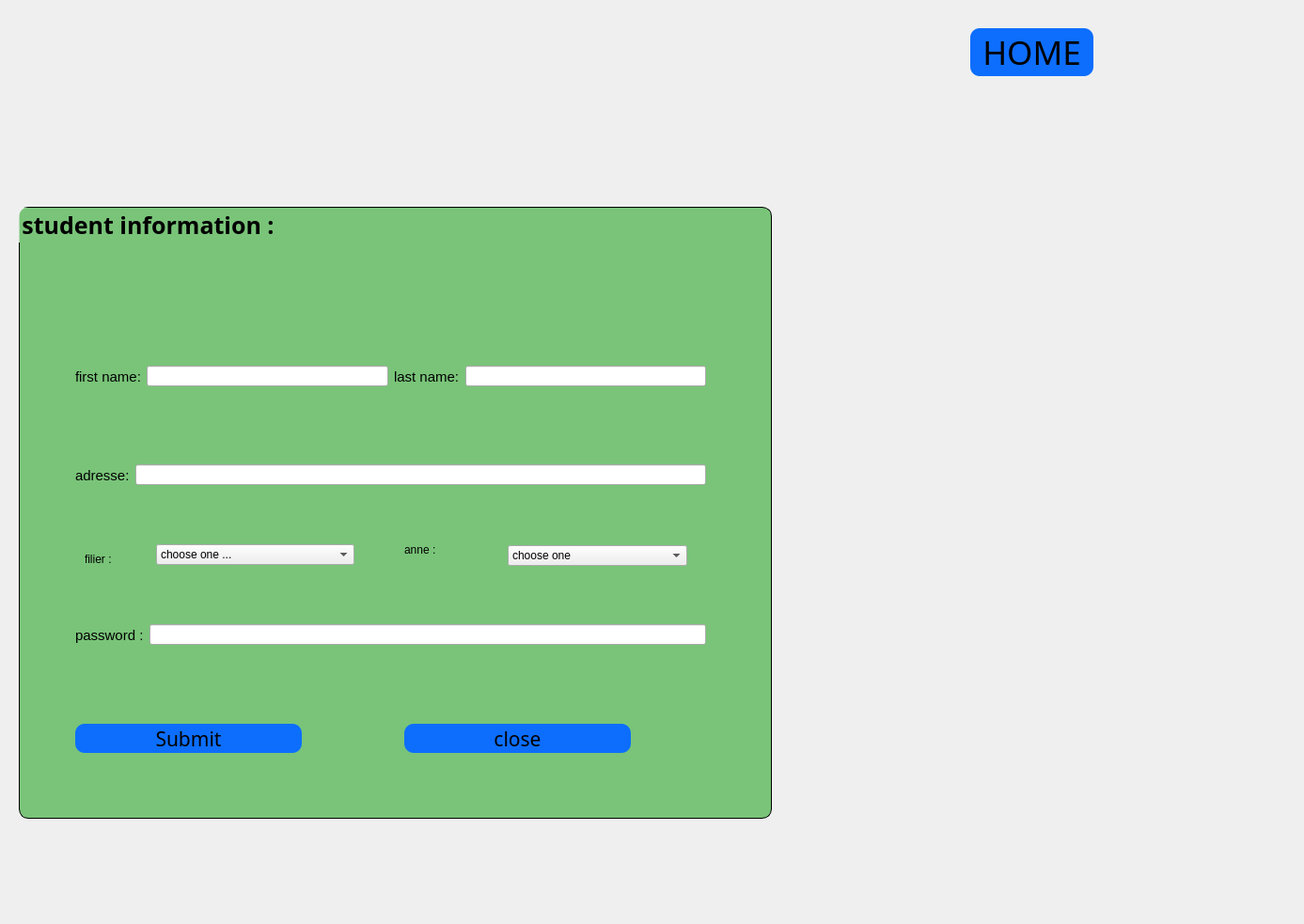
<?xml version="1.0" encoding="UTF-8"?>
<ui version="4.0">
 <class>test</class>
 <widget class="QDialog" name="test">
  <property name="geometry">
   <rect>
    <x>0</x>
    <y>0</y>
    <width>1387</width>
    <height>983</height>
   </rect>
  </property>
  <property name="windowTitle">
   <string>add student</string>
  </property>
  <property name="windowIcon">
   <iconset resource="logo.qrc">
    <normaloff>:/new/prefix1/images/294-2947101_add-student-clip-art-at-clker-add-student.png</normaloff>:/new/prefix1/images/294-2947101_add-student-clip-art-at-clker-add-student.png</iconset>
  </property>
  <property name="styleSheet">
   <string notr="true">#centralWidget{
border-image: url(&quot;/image/main.png&quot;)
}</string>
  </property>
  <widget class="QWidget" name="widget" native="true">
   <property name="geometry">
    <rect>
     <x>-20</x>
     <y>0</y>
     <width>1411</width>
     <height>981</height>
    </rect>
   </property>
   <property name="styleSheet">
    <string notr="true">#widget{
border-image:url(:/image/mainaddstudent.png)
}</string>
   </property>
   <widget class="QGroupBox" name="groupBox">
    <property name="geometry">
     <rect>
      <x>40</x>
      <y>220</y>
      <width>801</width>
      <height>651</height>
     </rect>
    </property>
    <property name="font">
     <font>
      <family>Aref_Menna</family>
      <pointsize>-1</pointsize>
      <weight>75</weight>
      <bold>true</bold>
     </font>
    </property>
    <property name="styleSheet">
     <string notr="true">#groupBox{
font-size : 25px;
background-color:rgba(0, 152, 0, 0.496);
border: 1px solid black;
border-radius: 10%;
}</string>
    </property>
    <property name="title">
     <string>student information :</string>
    </property>
    <widget class="QPushButton" name="pushButton">
     <property name="geometry">
      <rect>
       <x>60</x>
       <y>550</y>
       <width>241</width>
       <height>31</height>
      </rect>
     </property>
     <property name="font">
      <font>
       <family>MV Boli</family>
       <pointsize>16</pointsize>
      </font>
     </property>
     <property name="cursor">
      <cursorShape>PointingHandCursor</cursorShape>
     </property>
     <property name="styleSheet">
      <string notr="true">#pushButton{
background-color:#0d6efd;
border-radius: 10%;
}
#pushButton:hover{
background-color:#6610f2;
cursor: pointer;

}</string>
     </property>
     <property name="text">
      <string>Submit</string>
     </property>
     <property name="icon">
      <iconset resource="logo.qrc">
       <normaloff>:/new/prefix1/images/plus.png</normaloff>:/new/prefix1/images/plus.png</iconset>
     </property>
     <property name="iconSize">
      <size>
       <width>40</width>
       <height>30</height>
      </size>
     </property>
    </widget>
    <widget class="QLabel" name="label_13">
     <property name="geometry">
      <rect>
       <x>410</x>
       <y>320</y>
       <width>71</width>
       <height>89</height>
      </rect>
     </property>
     <property name="styleSheet">
      <string notr="true">#label_6{
font-size:15px;
}</string>
     </property>
     <property name="text">
      <string>anne :</string>
     </property>
    </widget>
    <widget class="QLabel" name="label_14">
     <property name="geometry">
      <rect>
       <x>70</x>
       <y>330</y>
       <width>71</width>
       <height>89</height>
      </rect>
     </property>
     <property name="styleSheet">
      <string notr="true">#label_6{
font-size:15px;
}</string>
     </property>
     <property name="text">
      <string>filier :</string>
     </property>
    </widget>
    <widget class="QWidget" name="layoutWidget">
     <property name="geometry">
      <rect>
       <x>60</x>
       <y>130</y>
       <width>671</width>
       <height>101</height>
      </rect>
     </property>
     <layout class="QHBoxLayout" name="horizontalLayout_2">
      <item>
       <widget class="QLabel" name="label_3">
        <property name="styleSheet">
         <string notr="true">#label_3{
font-size:15px;
}</string>
        </property>
        <property name="text">
         <string>first name:</string>
        </property>
       </widget>
      </item>
      <item>
       <widget class="QLineEdit" name="lineEdit"/>
      </item>
      <item>
       <widget class="QLabel" name="label_4">
        <property name="styleSheet">
         <string notr="true">#label_4{
font-size:15px;
}</string>
        </property>
        <property name="text">
         <string>last name:</string>
        </property>
       </widget>
      </item>
      <item>
       <widget class="QLineEdit" name="lineEdit_2"/>
      </item>
     </layout>
    </widget>
    <widget class="QWidget" name="layoutWidget">
     <property name="geometry">
      <rect>
       <x>60</x>
       <y>240</y>
       <width>671</width>
       <height>91</height>
      </rect>
     </property>
     <layout class="QHBoxLayout" name="horizontalLayout_3">
      <item>
       <widget class="QLabel" name="label_5">
        <property name="styleSheet">
         <string notr="true">#label_5{
font-size:15px;
}</string>
        </property>
        <property name="text">
         <string>adresse:</string>
        </property>
       </widget>
      </item>
      <item>
       <widget class="QLineEdit" name="lineEdit_3"/>
      </item>
     </layout>
    </widget>
    <widget class="QWidget" name="layoutWidget">
     <property name="geometry">
      <rect>
       <x>60</x>
       <y>410</y>
       <width>671</width>
       <height>91</height>
      </rect>
     </property>
     <layout class="QHBoxLayout" name="horizontalLayout_4">
      <item>
       <widget class="QLabel" name="label_6">
        <property name="styleSheet">
         <string notr="true">#label_6{
font-size:15px;
}</string>
        </property>
        <property name="text">
         <string>password :</string>
        </property>
       </widget>
      </item>
      <item>
       <widget class="QLineEdit" name="lineEdit_4"/>
      </item>
     </layout>
    </widget>
    <widget class="QComboBox" name="comboBox_2">
     <property name="geometry">
      <rect>
       <x>520</x>
       <y>360</y>
       <width>191</width>
       <height>22</height>
      </rect>
     </property>
     <item>
      <property name="text">
       <string>choose one</string>
      </property>
     </item>
     <item>
      <property name="text">
       <string>first year</string>
      </property>
     </item>
     <item>
      <property name="text">
       <string>second year</string>
      </property>
     </item>
     <item>
      <property name="text">
       <string>third year </string>
      </property>
     </item>
     <item>
      <property name="text">
       <string>year 4</string>
      </property>
     </item>
     <item>
      <property name="text">
       <string>year 5</string>
      </property>
     </item>
    </widget>
    <widget class="QComboBox" name="comboBox_3">
     <property name="geometry">
      <rect>
       <x>146</x>
       <y>359</y>
       <width>211</width>
       <height>22</height>
      </rect>
     </property>
     <item>
      <property name="text">
       <string>choose one ...</string>
      </property>
     </item>
     <item>
      <property name="text">
       <string>INGÉNIERIE AUTOMATISMES ET INFORMATIQUE INDUSTRIELLE</string>
      </property>
     </item>
     <item>
      <property name="text">
       <string>
GÉNIE INDUSTRIEL</string>
      </property>
     </item>
     <item>
      <property name="text">
       <string>
GÉNIE CIVIL, BÂTIMENTS ET TRAVAUX PUBLICS (BTP)</string>
      </property>
     </item>
     <item>
      <property name="text">
       <string>INGÉNIERIE FINANCIÈRE ET AUDIT</string>
      </property>
     </item>
     <item>
      <property name="text">
       <string>INGÉNIERIE INFORMATIQUE ET RÉSEAUX</string>
      </property>
     </item>
    </widget>
    <widget class="QPushButton" name="pushButton_2">
     <property name="geometry">
      <rect>
       <x>410</x>
       <y>550</y>
       <width>241</width>
       <height>31</height>
      </rect>
     </property>
     <property name="font">
      <font>
       <family>MV Boli</family>
       <pointsize>16</pointsize>
      </font>
     </property>
     <property name="cursor">
      <cursorShape>PointingHandCursor</cursorShape>
     </property>
     <property name="styleSheet">
      <string notr="true">#pushButton_2{
background-color:#0d6efd;
border-radius: 10%;
}
#pushButton_2:hover{
background-color:#6610f2;
cursor: pointer;

}</string>
     </property>
     <property name="text">
      <string>close</string>
     </property>
     <property name="icon">
      <iconset resource="logo.qrc">
       <normaloff>:/new/prefix1/images/31631915367osnbo8bns2l5yxoye3vm0yqten7dpvr2dlsp7wwxbxtlnnyzkcqqsdi5tzivxuuiun7ybau4atrz7amnqozue37efb6vzeb5dzgt.png</normaloff>:/new/prefix1/images/31631915367osnbo8bns2l5yxoye3vm0yqten7dpvr2dlsp7wwxbxtlnnyzkcqqsdi5tzivxuuiun7ybau4atrz7amnqozue37efb6vzeb5dzgt.png</iconset>
     </property>
     <property name="iconSize">
      <size>
       <width>40</width>
       <height>30</height>
      </size>
     </property>
    </widget>
    <widget class="QLabel" name="label">
     <property name="geometry">
      <rect>
       <x>70</x>
       <y>50</y>
       <width>651</width>
       <height>71</height>
      </rect>
     </property>
     <property name="font">
      <font>
       <family>MV Boli</family>
       <pointsize>12</pointsize>
      </font>
     </property>
     <property name="styleSheet">
      <string notr="true">#label{

color : red;
}</string>
     </property>
     <property name="text">
      <string/>
     </property>
     <property name="alignment">
      <set>Qt::AlignCenter</set>
     </property>
    </widget>
   </widget>
   <widget class="QPushButton" name="pushButton_3">
    <property name="geometry">
     <rect>
      <x>1052</x>
      <y>30</y>
      <width>131</width>
      <height>51</height>
     </rect>
    </property>
    <property name="font">
     <font>
      <family>Arty Signature</family>
      <pointsize>26</pointsize>
     </font>
    </property>
    <property name="styleSheet">
     <string notr="true">#pushButton_3{
background-color:#0d6efd;
border-radius: 10%;
}
#pushButton_3:hover{
background-color:#6610f2;
cursor: pointer;

}</string>
    </property>
    <property name="text">
     <string>HOME</string>
    </property>
    <property name="icon">
     <iconset resource="logo.qrc">
      <normaloff>:/new/prefix1/images/375-3752606_homepage-icon-house-logo-png-white.png</normaloff>:/new/prefix1/images/375-3752606_homepage-icon-house-logo-png-white.png</iconset>
    </property>
    <property name="iconSize">
     <size>
      <width>40</width>
      <height>40</height>
     </size>
    </property>
   </widget>
  </widget>
 </widget>
 <resources>
  <include location="logo.qrc"/>
 </resources>
 <connections/>
</ui>
